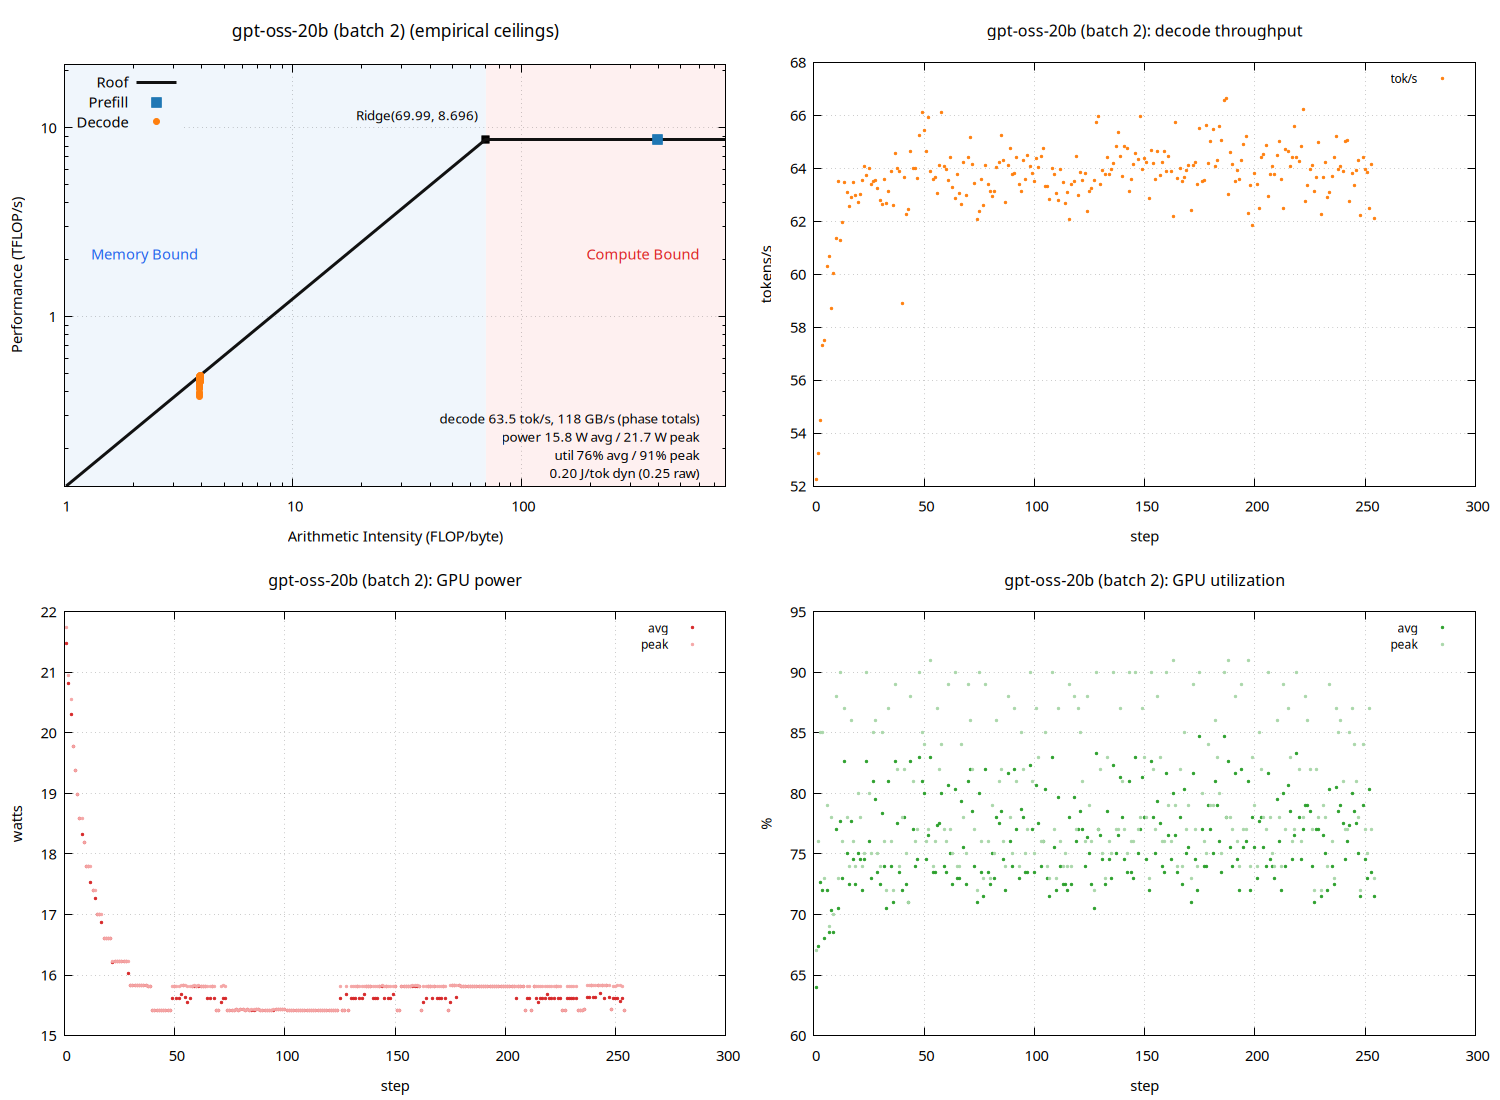

This figure's gnuplot source:
set terminal pngcairo size 1500,1100 enhanced font 'Sans,11'
set output 'sweep_thor_vllm/gpt_b002_roofline.png'
set datafile separator "\t"
set datafile missing 'NaN'
set multiplot layout 2,2
unset label
unset object
unset arrow
set title "gpt-oss-20b (batch 2) (empirical ceilings)" font ',13'
set xlabel "Arithmetic Intensity (FLOP/byte)"
set ylabel "Performance (TFLOP/s)"
set logscale xy
set xrange [1:787.227]
set yrange [0.126406:21.7402]
set grid xtics ytics
set key top left
set object 1 rectangle from graph 0, graph 0 to first 69.9899, graph 1 \
    fillcolor rgb '#dce9f7' fillstyle solid 0.45 noborder behind
set object 2 rectangle from first 69.9899, graph 0 to graph 1, graph 1 \
    fillcolor rgb '#fbdcdc' fillstyle solid 0.45 noborder behind
set label 1 "Memory Bound" at graph 0.04, graph 0.55 left \
    textcolor rgb '#2563eb' font ',11'
set label 2 "Compute Bound" at graph 0.96, graph 0.55 right \
    textcolor rgb '#dc2626' font ',11'
set label 3 "Ridge(69.99, 8.696)" \
    at first 69.9899, first 8.69608 right \
    point pointtype 5 pointsize 1.2 \
    offset character -1.5, character 1 font ',10'
set label 4 "decode 63.5 tok/s, 118 GB/s (phase totals)\npower 15.8 W avg / 21.7 W peak\nutil 76% avg / 91% peak\n0.20 J/tok dyn (0.25 raw)" at graph 0.96, graph 0.16 right font ',10'
peak_t = 8.69608
peak_b = 124.248
roof(x) = (x * peak_b / 1000.0 < peak_t) ? x * peak_b / 1000.0 : peak_t
plot roof(x) with lines linewidth 3 linecolor rgb '#111111' title 'Roof', \
     'sweep_thor_vllm/gpt_b002_roofline.dat' using 3:(strcol(2) eq 'prefill' ? $4 : 1/0) with points \
         pointtype 5 pointsize 1.6 linecolor rgb '#1f77b4' title 'Prefill', \
     'sweep_thor_vllm/gpt_b002_roofline.dat' using 3:(strcol(2) eq 'decode' ? $4 : 1/0) with points \
         pointtype 7 pointsize 1.0 linecolor rgb '#ff7f0e' title 'Decode'

unset label
unset object
unset arrow
unset logscale
set xrange [*:*]
set yrange [*:*]
set title "gpt-oss-20b (batch 2): decode throughput" font ',12'
set xlabel "step"
set ylabel "tokens/s"
set grid xtics ytics
set key top right font ',9'
plot 'sweep_thor_vllm/gpt_b002_roofline.dat' using 1:(strcol(2) eq 'decode' ? $5 : 1/0) with points pointtype 7 pointsize 0.4 linecolor rgb '#ff7f0e' title 'tok/s'

unset label
unset object
unset arrow
unset logscale
set xrange [*:*]
set yrange [*:*]
set title "gpt-oss-20b (batch 2): GPU power" font ',12'
set xlabel "step"
set ylabel "watts"
set grid xtics ytics
set key top right font ',9'
plot 'sweep_thor_vllm/gpt_b002_roofline.dat' using 1:(strcol(2) eq 'decode' ? $6 : 1/0) with points pointtype 7 pointsize 0.4 linecolor rgb '#d62728' title 'avg', \
     'sweep_thor_vllm/gpt_b002_roofline.dat' using 1:(strcol(2) eq 'decode' ? $8 : 1/0) with points pointtype 7 pointsize 0.4 linecolor rgb '#f4a6a6' title 'peak'

unset label
unset object
unset arrow
unset logscale
set xrange [*:*]
set yrange [*:*]
set title "gpt-oss-20b (batch 2): GPU utilization" font ',12'
set xlabel "step"
set ylabel "%"
set grid xtics ytics
set key top right font ',9'
plot 'sweep_thor_vllm/gpt_b002_roofline.dat' using 1:(strcol(2) eq 'decode' ? $7 : 1/0) with points pointtype 7 pointsize 0.4 linecolor rgb '#2ca02c' title 'avg', \
     'sweep_thor_vllm/gpt_b002_roofline.dat' using 1:(strcol(2) eq 'decode' ? $9 : 1/0) with points pointtype 7 pointsize 0.4 linecolor rgb '#a9d7a9' title 'peak'

unset multiplot
